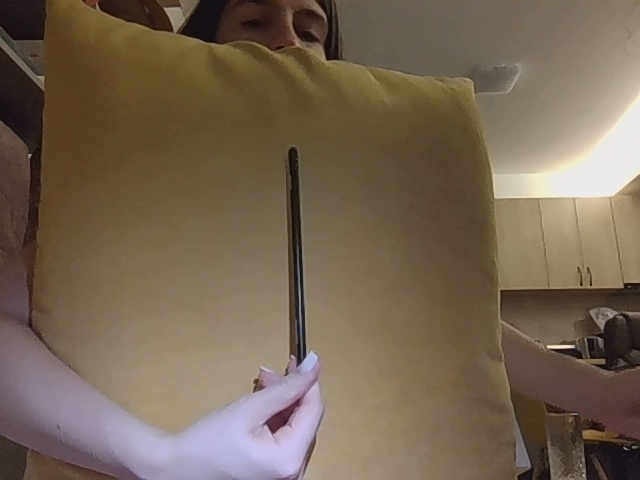
#> input picture negatives/neg_1779745677.jpg, 640 x 480 px
$ python -i vision.py   (imports and definitions only)
#> lines starting #> are read from the running program, lines starting #| are printed output that depends on the picture; after the words box and inside, x2 and y2 are one past the last pixel; in counts of white or black regions, pixels touching at a corner belong together
#> further down, picture is the input picture: shape (480, 640, 3); mean B, G, R 82.7, 100.9, 117
import cv2
import numpy as np
import os
import sys
from svd import svd_hand

# [8 lines left out: function has_meaningful_object, not called in this run]

def get_aligned_gray(image, crop=True):
#> called with crop = True
    if image is None or image.size == 0:
        return None
    h, w = image.shape[:2]
#> h = 480; w = 640
    if crop:
        box_h = int(h * 0.8)
#> box_h = 384
        box_w = int(box_h * 0.4)
#> box_w = 153
        y1, x1 = h//2 - box_h//2, w//2 - box_w//2
#> y1 = 48; x1 = 244
        processed = image[y1:y1+box_h, x1:x1+box_w]
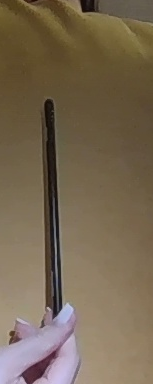
#> processed: shape (384, 153, 3); mean B, G, R 82, 103.6, 119.6
    else:
        processed = image

    gray = cv2.cvtColor(processed, cv2.COLOR_BGR2GRAY)
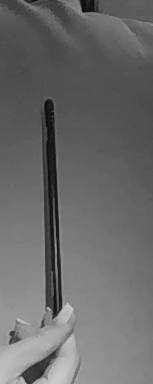
#> gray: shape (384, 153); min 13, max 202, mean 105.9
    blurred = cv2.GaussianBlur(gray, (5, 5), 0)
    edges = cv2.Canny(blurred, 40, 120)
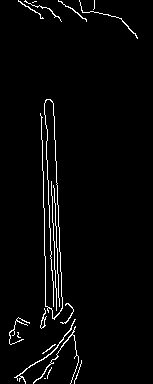
#> edges: shape (384, 153); 2.9% white in thin lines or dots, all inside (x1, y1, x2, y2) = (9, 0, 138, 384)
    coords = cv2.findNonZero(edges)
#> coords = contour of 1700 points, box (x1, y1, x2, y2) (9, 0, 138, 384), area 5968

    if coords is not None:
        x, y, w_c, h_c = cv2.boundingRect(coords)
#> x = 9; y = 0; w_c = 129; h_c = 384
        if w_c > 0 and h_c > 0:
            cropped = gray[y:y+h_c, x:x+w_c]
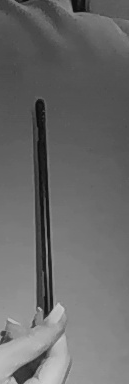
#> cropped: shape (384, 129); min 13, max 202, mean 106
            scale = min(100.0 / w_c, 100.0 / h_c)
#> scale = 0.26
            resized = cv2.resize(cropped, (int(w_c * scale), int(h_c * scale)))
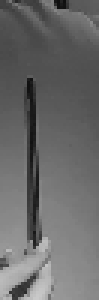
#> resized: shape (100, 33) (shown 3 times larger); min 16, max 201, mean 105.8
            padded = np.zeros((100, 100), dtype=np.uint8)
            y_off, x_off = (100 - resized.shape[0]) // 2, (100 - resized.shape[1]) // 2
#> y_off = 0; x_off = 33
            padded[y_off:y_off+resized.shape[0], x_off:x_off+resized.shape[1]] = resized
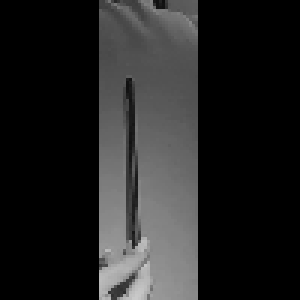
#> padded: shape (100, 100) (shown 3 times larger); min 0, max 201, mean 34.9
            return padded
    return cv2.resize(gray, (100, 100))

# [104 lines left out: functions gray_correlation, extract_features, is_toothbrush, capture_image, not called in this run]

>>> import cv2
>>> picture = cv2.imread('negatives/neg_1779745677.jpg')
>>> result = get_aligned_gray(picture)

$ run again, on negatives/neg_1780238077.jpg
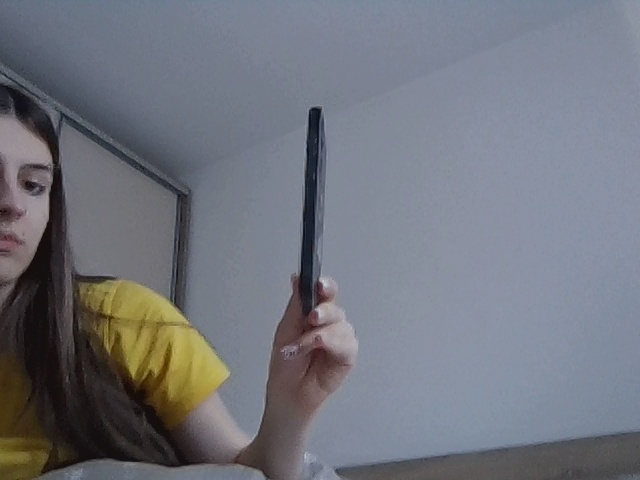
#> input picture negatives/neg_1780238077.jpg, 640 x 480 px
#> picture is the input picture: shape (480, 640, 3); mean B, G, R 125, 116.4, 113.5
#> in get_aligned_gray, `edges = cv2.Canny(blurred, 40, 120)`:
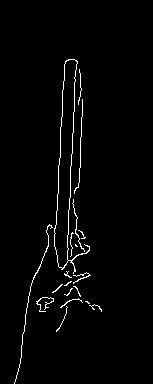
#> edges: shape (384, 153); 2% white in thin lines or dots, all inside (x1, y1, x2, y2) = (14, 59, 102, 384)
#> coords = contour of 1204 points, box (x1, y1, x2, y2) (14, 59, 102, 384), area 5235
#> x = 14; y = 59; w_c = 88; h_c = 325
#> scale = 0.308
#> in get_aligned_gray, `padded[y_off:y_off+resized.shape[0], x_off:x_off+resized.shape[1]] = r..`:
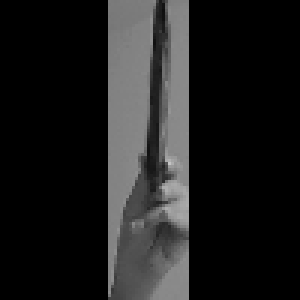
#> padded: shape (100, 100) (shown 3 times larger); min 0, max 196, mean 29.4

$ run again, on negatives/neg_1780312061.jpg
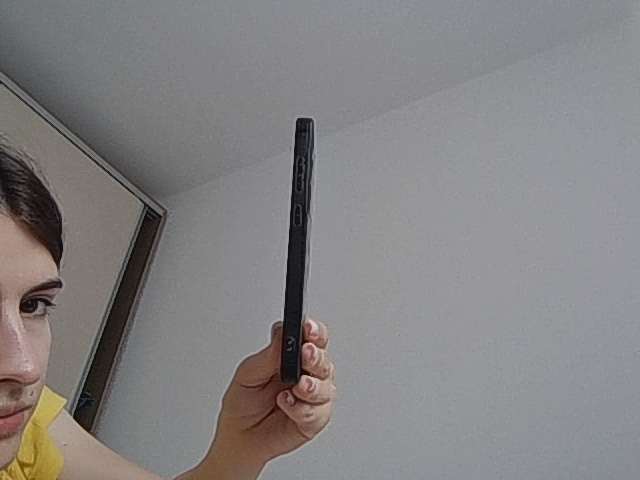
#> input picture negatives/neg_1780312061.jpg, 640 x 480 px
#> picture is the input picture: shape (480, 640, 3); mean B, G, R 130, 129.7, 132.1
#> in get_aligned_gray, `edges = cv2.Canny(blurred, 40, 120)`:
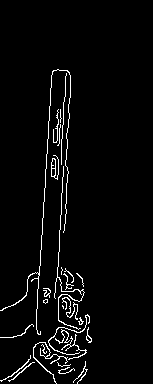
#> edges: shape (384, 153); 3.5% white in thin lines or dots, all inside (x1, y1, x2, y2) = (0, 69, 92, 384)
#> coords = contour of 2043 points, box (x1, y1, x2, y2) (0, 69, 92, 384), area 3783
#> x = 0; y = 69; w_c = 92; h_c = 315
#> scale = 0.317
#> in get_aligned_gray, `padded[y_off:y_off+resized.shape[0], x_off:x_off+resized.shape[1]] = r..`:
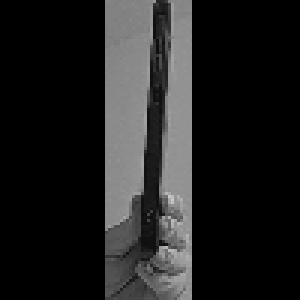
#> padded: shape (100, 100) (shown 3 times larger); min 0, max 200, mean 31.8

$ run again, on negatives/neg_1780312133.jpg
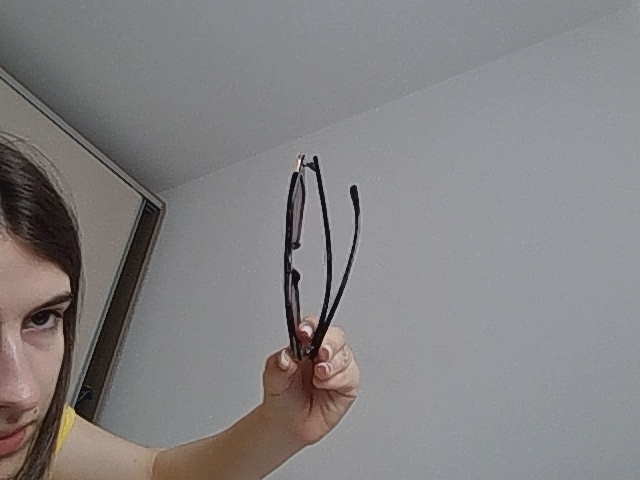
#> input picture negatives/neg_1780312133.jpg, 640 x 480 px
#> picture is the input picture: shape (480, 640, 3); mean B, G, R 130.8, 129.7, 131.9
#> in get_aligned_gray, `edges = cv2.Canny(blurred, 40, 120)`:
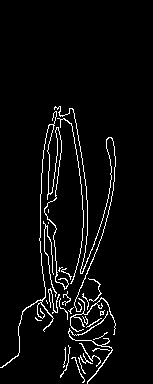
#> edges: shape (384, 153); 4.5% white in thin lines or dots, all inside (x1, y1, x2, y2) = (0, 106, 116, 384)
#> coords = contour of 2621 points, box (x1, y1, x2, y2) (0, 106, 116, 384), area 210
#> x = 0; y = 106; w_c = 116; h_c = 278
#> scale = 0.36
#> in get_aligned_gray, `padded[y_off:y_off+resized.shape[0], x_off:x_off+resized.shape[1]] = r..`:
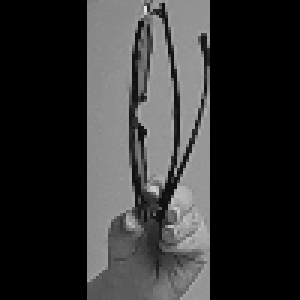
#> padded: shape (100, 100) (shown 3 times larger); min 0, max 225, mean 49.4
